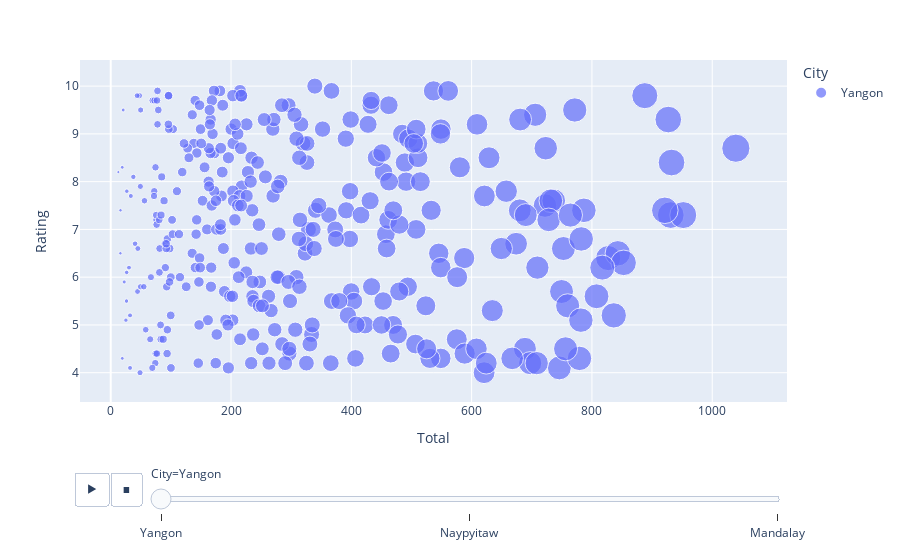

Notebook cell for this chart:
### Code cell
#Checking if total price affect on the rating of the supercenter in different cities
fig = px.scatter(df, x="Total", y="Rating",animation_frame="City", size="Total", color="City")
fig.show()

### Figure 1 — Plotly figure (JSON) as saved in the notebook; plotly's stock layout.template omitted (floating-point values rounded to 4 significant figures; data arrays with more than 128 entries replaced by an {"elided": "..."} marker saying what was removed)
{"data": [{"hovertemplate": "City=Yangon<br>Total=%{marker.size}<br>Rating=%{y}<extra></extra>", "legendgroup": "Yangon", "marker": {"color": "#636efa", "size": {"elided": "340 float values"}, "sizemode": "area", "sizeref": 2.607, "symbol": "circle"}, "mode": "markers", "name": "Yangon", "orientation": "v", "showlegend": true, "type": "scatter", "x": {"elided": "340 float values"}, "xaxis": "x", "y": {"elided": "340 float values"}, "yaxis": "y"}], "layout": {"legend": {"itemsizing": "constant", "title": {"text": "City"}, "tracegroupgap": 0}, "margin": {"t": 60}, "sliders": [{"active": 0, "currentvalue": {"prefix": "City="}, "len": 0.9, "pad": {"b": 10, "t": 60}, "steps": [{"args": [["Yangon"], {"frame": {"duration": 0, "redraw": false}, "fromcurrent": true, "mode": "immediate", "transition": {"duration": 0, "easing": "linear"}}], "label": "Yangon", "method": "animate"}, {"args": [["Naypyitaw"], {"frame": {"duration": 0, "redraw": false}, "fromcurrent": true, "mode": "immediate", "transition": {"duration": 0, "easing": "linear"}}], "label": "Naypyitaw", "method": "animate"}, {"args": [["Mandalay"], {"frame": {"duration": 0, "redraw": false}, "fromcurrent": true, "mode": "immediate", "transition": {"duration": 0, "easing": "linear"}}], "label": "Mandalay", "method": "animate"}], "x": 0.1, "xanchor": "left", "y": 0, "yanchor": "top"}], "updatemenus": [{"buttons": [{"args": [null, {"frame": {"duration": 500, "redraw": false}, "fromcurrent": true, "mode": "immediate", "transition": {"duration": 500, "easing": "linear"}}], "label": "&#9654;", "method": "animate"}, {"args": [[null], {"frame": {"duration": 0, "redraw": false}, "fromcurrent": true, "mode": "immediate", "transition": {"duration": 0, "easing": "linear"}}], "label": "&#9724;", "method": "animate"}], "direction": "left", "pad": {"r": 10, "t": 70}, "showactive": false, "type": "buttons", "x": 0.1, "xanchor": "right", "y": 0, "yanchor": "top"}], "xaxis": {"anchor": "y", "domain": [0, 1], "title": {"text": "Total"}}, "yaxis": {"anchor": "x", "domain": [0, 1], "title": {"text": "Rating"}}}}
